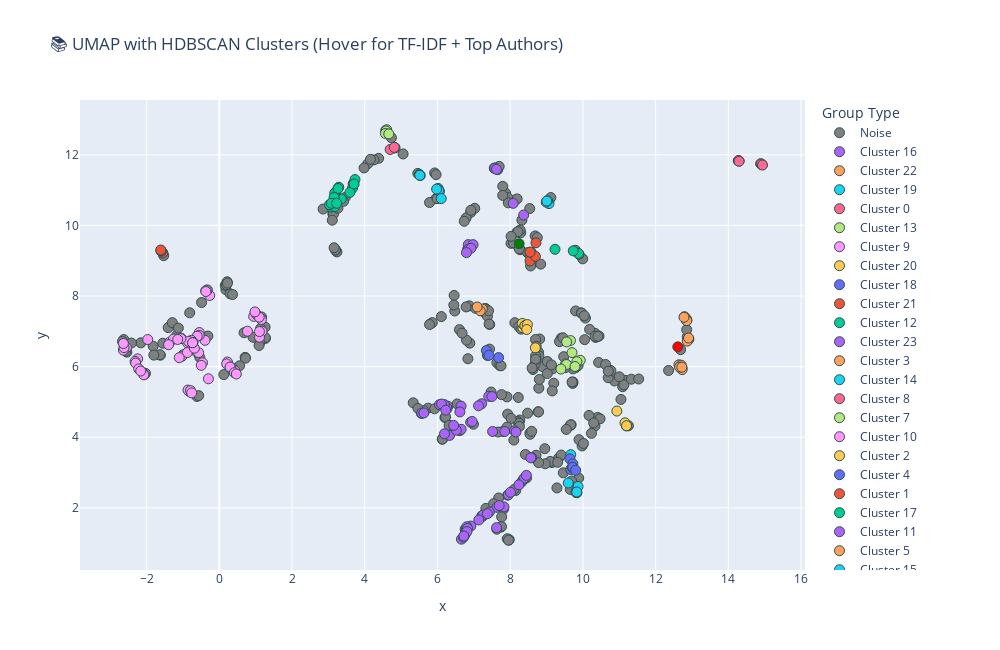

Write notebook code for a chart like this one.
### Code cell
import umap
import hdbscan
import pandas as pd
import numpy as np
import plotly.express as px
from collections import Counter
from sklearn.feature_extraction.text import CountVectorizer, TfidfTransformer

# Combine embeddings
all_embeddings = np.vstack([embeddings, emb_high, emb_low])
labels = [p["title"] for p in papers] + ["[Query: RL Safety]", "[Query: Baroque Music]"]
types = ["Paper"] * len(papers) + ["Query: RL Safety", "Query: Baroque Music"]

# === 1. UMAP dimensionality reduction ===
reducer = umap.UMAP(n_neighbors=5, min_dist=0.1, metric="cosine", random_state=42)
proj = reducer.fit_transform(all_embeddings)

# === 2. HDBSCAN clustering (only for papers) ===
clusterer = hdbscan.HDBSCAN(min_cluster_size=3, metric="euclidean")
cluster_labels = clusterer.fit_predict(embeddings)
umap_df = pd.DataFrame(proj, columns=["x", "y"])
umap_df["label"] = labels
umap_df["type"] = types
umap_df["cluster"] = list(cluster_labels) + ["Query", "Query"]

# === 3. c-TF-IDF keyword extraction ===
abstracts = [p["abstract"] or "" for p in papers]
df_tfidf = pd.DataFrame({"doc": abstracts, "cluster": cluster_labels})
df_tfidf = df_tfidf[df_tfidf["cluster"] != -1]  # skip outliers

# Group text by cluster
docs_per_cluster = df_tfidf.groupby("cluster")["doc"].apply(lambda x: " ".join(x)).tolist()
vectorizer = CountVectorizer(stop_words="english", max_features=3000)
X = vectorizer.fit_transform(docs_per_cluster)
tfidf = TfidfTransformer().fit_transform(X)
terms = np.array(vectorizer.get_feature_names_out())
top_words_per_cluster = [
    ", ".join(terms[row.toarray().argsort()[0][-5:][::-1]]) for row in tfidf
]
cluster_id_to_words = dict(zip(df_tfidf["cluster"].unique(), top_words_per_cluster))

# === 3b. Get clean top 2-word author names per cluster ===
import re
from collections import Counter

def extract_two_word_ngrams(text):
    # Remove punctuation and normalize
    text = re.sub(r"[^\w\s]", "", text)
    words = text.lower().split()
    ngrams = [" ".join(words[i:i+2]) for i in range(len(words)-1)]
    return [ng for ng in ngrams if "and" not in ng.split()]

# === 3b. Compute top 2-word author n-grams per cluster ===
cluster_author_map = {}
for cluster_id in np.unique(cluster_labels):
    if cluster_id == -1:
        continue
    ngram_counter = Counter()
    for i, c in enumerate(cluster_labels):
        if c == cluster_id:
            author_text = papers[i].get("authors", "")
            ngrams = extract_two_word_ngrams(author_text)
            ngram_counter.update(ngrams)
    top_ngrams = [ngram for ngram, _ in ngram_counter.most_common(3)]
    cluster_author_map[cluster_id] = ", ".join(top_ngrams)



# === 4. Simplified label column ===
def simple_cluster_label(row):
    if row["type"].startswith("Query"):
        return row["type"]
    elif row["cluster"] == -1:
        return "Noise"
    else:
        return f"Cluster {row['cluster']}"

# === 5. Add hover details ===
def tooltip_details(row):
    if row["type"].startswith("Query"):
        return row["type"]
    elif row["cluster"] == -1:
        return "Noise point"
    else:
        words = cluster_id_to_words.get(row["cluster"], "")
        authors = cluster_author_map.get(row["cluster"], "")
        return f"Top terms: {words}<br>Top authors: {authors}"

umap_df["cluster_label"] = umap_df.apply(simple_cluster_label, axis=1)
umap_df["hover"] = umap_df.apply(tooltip_details, axis=1)

# === 6. Plot ===
fig = px.scatter(
    umap_df,
    x="x",
    y="y",
    color="cluster_label",
    hover_name="label",
    hover_data={"hover": True, "x": False, "y": False, "cluster_label": False},
    title="📚 UMAP with HDBSCAN Clusters (Hover for TF-IDF + Top Authors)",
    width=1000,
    height=650,
    color_discrete_map={
        "Query: RL Safety": "green",
        "Query: Baroque Music": "red",
        "Noise": "gray"
    }
)

fig.update_traces(marker=dict(size=10, line=dict(width=1, color="DarkSlateGrey")))
fig.update_layout(legend_title_text="Group Type")
fig.show()

fig.write_html("../docs/umap_plot.html", include_plotlyjs="cdn")
